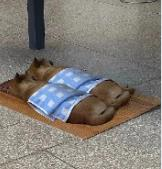
%> input picture matlabwork/MATLAB01/peppers.jpg, 162 x 169 px
$ octave 'Untitled3 .m'   (GNU Octave 9; MATLAB toolbox functions it lacks are replaced by stand-ins)
%> lines starting %> are read from the running program, lines starting %| are printed output that depends on the picture
%将彩色图像变换到 YCbCr、HSV 空间，熟悉各分量数据并显示
Image = imread('peppers.jpg');
%> Image is the input picture: size 169x162x3 uint8; mean R, G, B 128.4, 123.4, 117.1
gray = rgb2gray(Image);
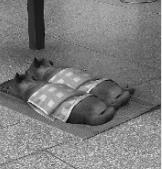
%> gray: size 169x162 uint8; min 5, max 243, mean 124.2
hsv = rgb2hsv(Image);
%> hsv: size 169x162x3 double; mean H, S, V 0.196, 0.183, 0.526
ycbcr = rgb2ycbcr(Image);
%> ycbcr: size 169x162x3 uint8; mean of channels 1, 2, 3 122.6, 124.5, 130.8
figure;
subplot(221);imshow(Image);title('原始图像');
subplot(222);imshow(gray);title('灰度图像');
subplot(223);imshow(hsv);title('HSV空间图像');
subplot(224);imshow(ycbcr);title('YCbCr图像');
%HSV空间显示其分量
figure;
H=hsv(:,:,1);
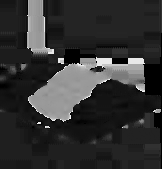
%> H: size 169x162 double; min 0, max 0.99, mean 0.196
S=hsv(:,:,2);
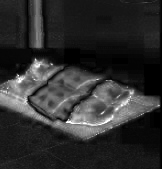
%> S: size 169x162 double; min 0, max 1, mean 0.183
V=hsv(:,:,3);
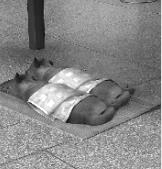
%> V: size 169x162 double; min 0.051, max 1, mean 0.526
subplot(1,3,1);imshow(H);title('HSV空间H分量图像');
subplot(1,3,2);imshow(S);title('HSV空间S分量图像');
subplot(1,3,3);imshow(V);title('HSV空间V分量图像');
%YCbCr空间显示其分量
figure;
Y=ycbcr(:,:,1);
Cb=ycbcr(:,:,2);
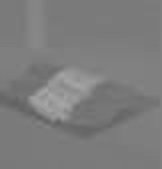
%> Cb: size 169x162 uint8; min 96, max 167, mean 124.5
Cr=ycbcr(:,:,3);
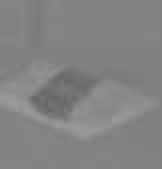
%> Cr: size 169x162 uint8; min 102, max 155, mean 130.8
subplot(1,3,1); imshow(Y); title('YCbCr空间Y分量图像');
subplot(1,3,2); imshow(Cb); title('YCbCr空间Cb分量图像');
subplot(1,3,3); imshow(Cr); title('YCbCr空间Cr分量图像');

$ run again, with matlabwork/MATLAB01/lotus.jpg copied over matlabwork/MATLAB01/peppers.jpg
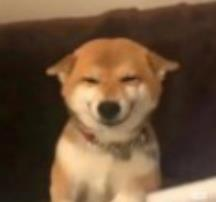
%> input picture matlabwork/MATLAB01/lotus.jpg, 216 x 202 px
%> Image is the input picture: size 202x216x3 uint8; mean R, G, B 107.3, 80.6, 56.6
%> hsv: size 202x216x3 double; mean H, S, V 0.0935, 0.518, 0.421
%> ycbcr: size 202x216x3 uint8; mean of channels 1, 2, 3 89.7, 113.5, 141.4
%> `Cb=ycbcr(:,:,2);`:
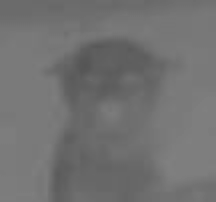
%> Cb: size 202x216 uint8; min 85, max 128, mean 113.5
%> `Cr=ycbcr(:,:,3);`:
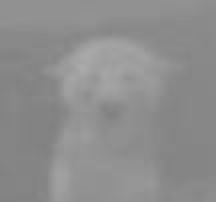
%> Cr: size 202x216 uint8; min 128, max 171, mean 141.4

$ run again, with matlabwork/MATLAB01/b2.png saved as matlabwork/MATLAB01/peppers.jpg
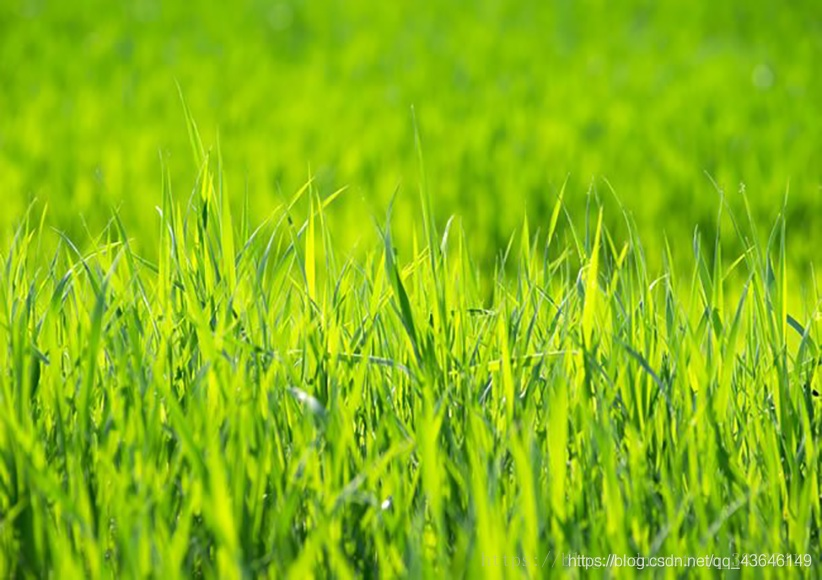
%> input picture matlabwork/MATLAB01/b2.png, 822 x 580 px
%> Image is the input picture: size 580x822x3 uint8; mean R, G, B 134.3, 186.8, 16.9
%> hsv: size 580x822x3 double; mean H, S, V 0.221, 0.908, 0.733
%> ycbcr: size 580x822x3 uint8; mean of channels 1, 2, 3 146.3, 61.2, 117
%> `Cb=ycbcr(:,:,2);`:
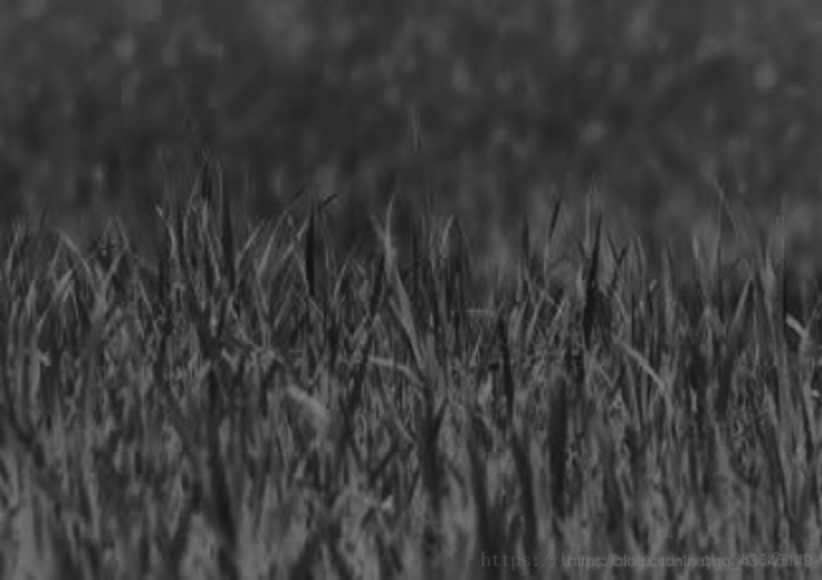
%> Cb: size 580x822 uint8; min 17, max 131, mean 61.2
%> `Cr=ycbcr(:,:,3);`:
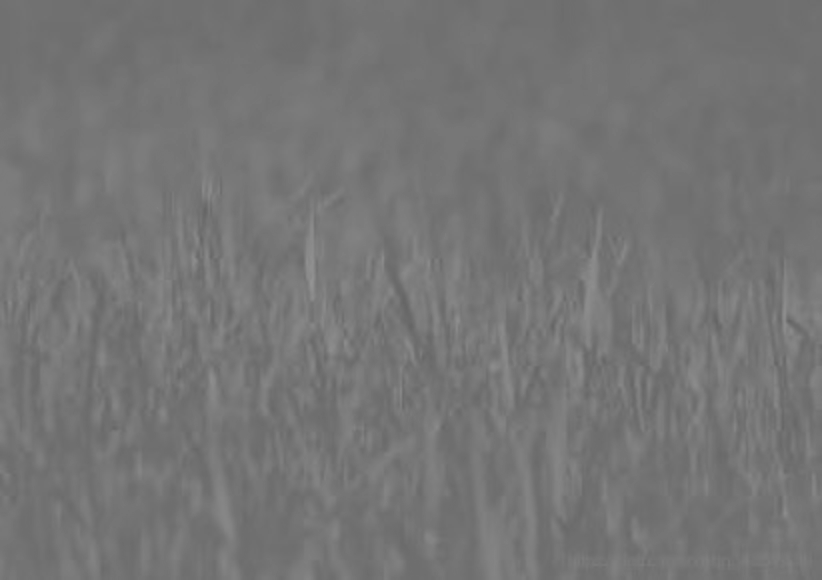
%> Cr: size 580x822 uint8; min 100, max 148, mean 117
